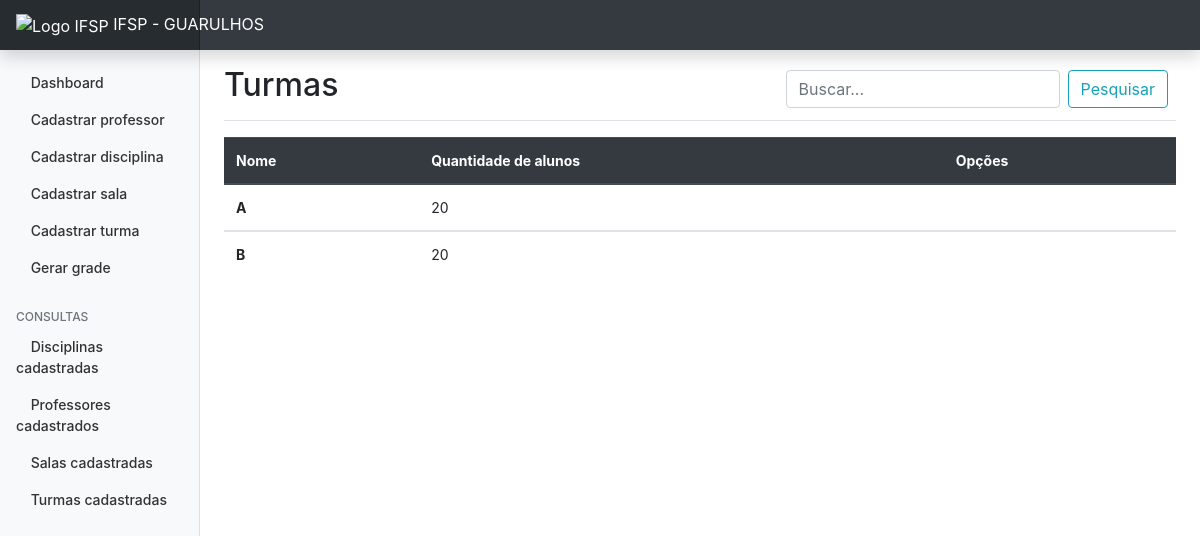
The app's page /turmas/ with its own data.
### turmas/models.py (models this page shows, shortened)
class Turma(models.Model):
    STATUS_CHOICES = (
        ("1", "Ativo"),
        ("2", "Inativo"),
    )
    nome = models.CharField(max_length=100, blank=False, null=False)
    status = models.CharField(max_length=1, choices=STATUS_CHOICES, blank=True, default=1)
    qtd_alunos = models.IntegerField(blank=False, null=False)
    criado_em = models.DateTimeField(auto_now_add=True)
    atualizado_em = models.DateTimeField(auto_now=True)

### turmas/views.py (the view)
# urls.py: path('', views.turmaList, name='turma-list'),
def turmaList(request):
    turmas_list = Turma.objects.all()
    busca = request.GET.get('search')
    if busca:
        turmas_list = Turma.objects.filter(nome__contains=busca)
    return render(request, 'turmas/turmalist.html', {'turmas_list': turmas_list})

### turmas/templates/turmas/turmalist.html (shortened to what this page needs)
{% extends 'base.html' %}
{% block content %}
<div class="d-flex justify-content-between flex-wrap flex-md-nowrap align-items-center pt-3 pb-2 mb-3 border-bottom">
  <h1 class="h2">Turmas</h1>
  <div class="btn-toolbar mb-2 mb-md-0">
    <div class="btn-group mr-2">
      <form class="form-inline my-2 my-lg-0" method="get">
        <input class="form-control mr-sm-2" type="text" id="search" name="search"  placeholder="Buscar..." aria-label="Pesquisar">
        <button class="btn btn-outline-info my-2 my-sm-0" id="search-btn" type="submit">Pesquisar</button>
      </form>
    </div>
  </div>
</div>
<table class="table">
    <thead class="thead-dark">
      <tr>
        <th scope="col">Nome</th>
        <th scope="col">Quantidade de alunos</th>
        <th scope="col">Opções</th>
      </tr>
    </thead>
    {% for turmas in turmas_list %}
    <tbody>
      <tr>
        <th scope="row">{{ turmas.nome }}</th>
        <td>{{ turmas.qtd_alunos }}</td>
        <td><a href="editaturma/{{turmas.id}}"><i class="fas fa-edit"></i></a> <a href="exibeturma/{{turmas.id}}"><i class="fas fa-eye"></a></i> <a href="delete/{{turmas.id}}" class="delete-btn"><i class="fas fa-trash-alt"></i></a> </td>
      </tr>
    </tbody>
    {% endfor %}
  </table>
{% endblock %}

### dashboard/static/css/style.css (style rules this page uses)
body { font-size: .875rem; }

### records on screen
Turma: nome "A", qtd_alunos "20"
Turma: nome "B", qtd_alunos "20"
